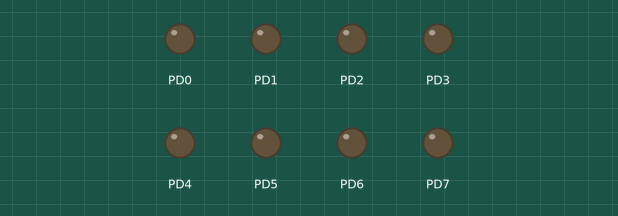
A program run on a simulated ATmega128, built with avr-gcc and emulated at 8 MHz. Shown: output pins drawn as LEDs (lit = HIGH).

Above: at 0.05 s.
At 0.35 s:
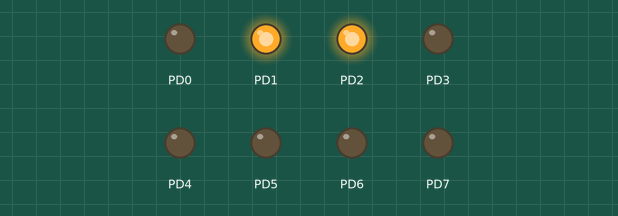
At 0.75 s:
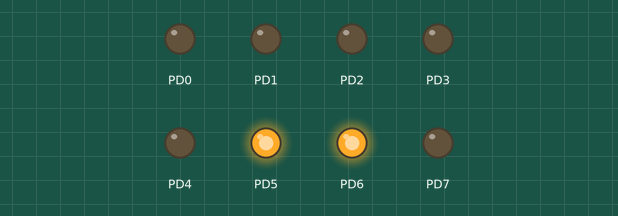
At 1.45 s:
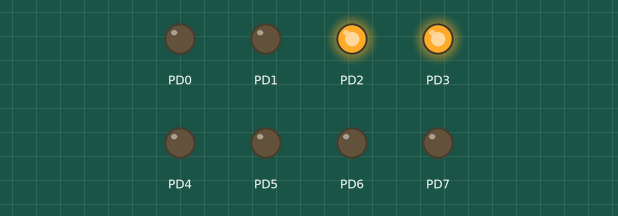
At 2.15 s:
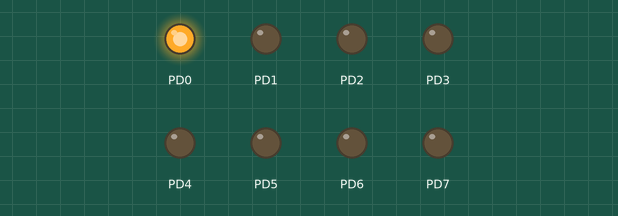
At 2.85 s:
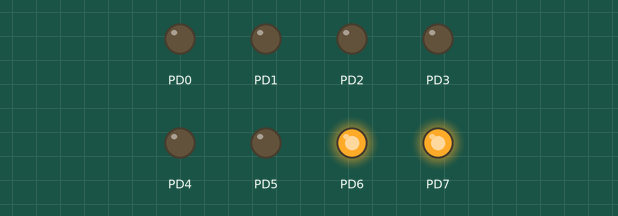
Timing chart, 0 to 3.1 s (numbered marks = the images above):
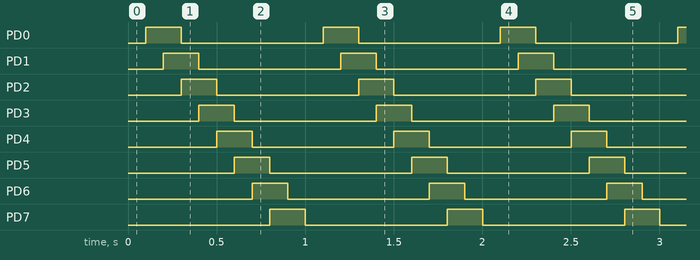

The program:

main.c
```c
/*
 * Opd5.c
 *
 * Created: 9-2-2024 12:35:11
 * Author : Kersjan14
 */

#define F_CPU 8e6

#include <avr/io.h>
#include <util/delay.h>

void wait(int ms) {
	for (int i=0; i<ms; i++) {
		_delay_ms( 1 );
	}
}

const uint8_t lightPattern[] = {0x00, 0x01, 0x03, 0x06, 0x0c, 0x18, 0x30, 0x60, 0xC0, 0x80};

int main(void)
{
	DDRD = 0xFF;

    while (1)
    {
		for (int i = 0; i < sizeof(lightPattern); i++) {
			PORTD = lightPattern[i];
			wait(100);
		}
    }
}
```

Measured:
- by itself, PD0–7: alternates HIGH for 0.20 s and LOW for 0.80 s
- by itself, everything shown: repeats every 1.0 s, in 10 steps
